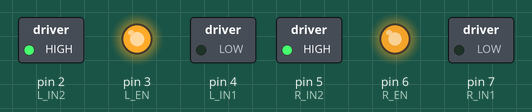
Bench run of a sketch on a simulated Arduino Uno, built with avr-gcc and run on an emulated ATmega328P. Shown: switched loads named in the sketch (green lamp = pin HIGH), output pins drawn as LEDs (lit = HIGH).

Above: at 0.05 s.
At 2.0 s:
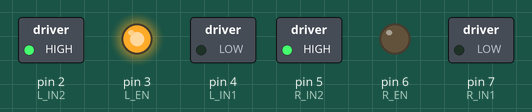
Timing chart, 0 to 3.0 s (numbered marks = the images above):
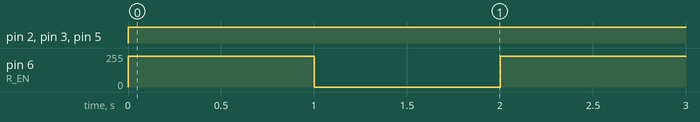

Measured:
- by itself, pin 2 (L_IN2), pin 3 (L_EN), pin 5 (R_IN2): LOW → HIGH at 0.00 s
- by itself, pin 6 (R_EN): alternates 229/255 for 1.0 s and 0/255 for 1.0 s

The sketch:

LCBB_motor_balance_diff_turn.ino
```cpp
#include <Arduino.h>

//Configure Keyes L298 Motor H-Bridge Board for the following wiring setup:
    //Line   Function       A.Pin
    //===============================
    //ENB    motor-b enable D3  PWM
    //IN4    motor-b +      D2  (invert 3/4 the change direction)
    //IN3    motor-b -      D4
    //IN2    motor-a -      D5  (invert 1/2 the change direction)
    //IN1    motor-a +      D7
    //ENA    motor-a enable D6  PWM

// Right motor control
int R_EN =  6;  // ENA
int R_IN1 = 7;  // IN1
int R_IN2 = 5;  // IN2

// Left motor control
int L_EN =  3;  // ENB
int L_IN1 = 4;  // IN3
int L_IN2 = 2;  // IN4

// Current speed
int L_SPEED = 0;
int R_SPEED = 0;

// Use this to compensate for an imbalance between the wheels
// 1) Set it to 0.0 to start
// 2) Send your bot in a straight line
// 3) If it drifts to the left, try a small negative value (e.g. -0.1) to slow down the right wheel
// 4) If it drifts to the right, try a small positive value (e.g. 0.1) to slow down the left wheel
// 5) Try the straight line test again and adjust values as needed
float BALANCE = -0.1;

void setup()
{
  Serial.begin(9600);
  pinMode(R_IN1,OUTPUT);  //Setup pins for motor-a
  pinMode(R_IN2,OUTPUT);  //Setup pins for motor-a
  pinMode(L_IN1,OUTPUT);  //Setup pins for motor-b
  pinMode(L_IN2,OUTPUT);  //Setup pins for motor-b
  pinMode(R_EN, OUTPUT);
  pinMode(L_EN, OUTPUT);
}

void speedLeft(byte speed)
{
  L_SPEED = speed;
  analogWrite(L_EN, speed);
}

void speedRight(byte speed)
{
  R_SPEED = speed;
  analogWrite(R_EN, speed);
}

void forwardRight()
{
  digitalWrite(R_IN1, 0);
  digitalWrite(R_IN2, 1);
}

void reverseRight()
{
  digitalWrite(R_IN1, 1);
  digitalWrite(R_IN2, 0);
}

void forwardLeft()
{
  digitalWrite(L_IN1, 0);
  digitalWrite(L_IN2, 1);
}

void reverseLeft()
{
  digitalWrite(L_IN1, 1);
  digitalWrite(L_IN2, 0);
}

// Given a speed and a differential percentage (0.0 - 1.0)
// calculate the speed for the other wheel
int getDifferentialSpeed(int s, float diffPct)
{
  int totDiff = 2 * s;
  int diff = totDiff * diffPct;
  int otherSpeed = s - diff;

  return otherSpeed;
}

// Turn right using the given turn rate
// Turn rate is between 0.0 and 1.0
// 1.0 is maximum differential - right wheel will run max reverse
// 0.5 will stop the right wheel during the turn
// < 0.5 the right wheel continues forward but proportionally slower than the left
void turnRight(float turnRate)
{
  int r_spd = getDifferentialSpeed(L_SPEED, turnRate);
  if(r_spd < 0)
  {
    reverseRight();
    speedRight(-r_spd);
  }
  else
  {
    speedRight(r_spd);
  }
}

// Turn right using the given turn rate
// Turn rate is between 0.0 and 1.0
// 1.0 is maximum differential - left wheel will run max reverse
// 0.5 will stop the left wheel during the turn
// < 0.5 the left wheel continues forward but proportionally slower than the right
void turnLeft(float turnRate)
{
  int l_spd = getDifferentialSpeed(R_SPEED, turnRate);
  if(l_spd < 0)
  {
    reverseLeft();
    speedLeft(-l_spd);
  }
  else
  {
    speedLeft(l_spd);
  }
}

// Set the speed for both motors with imbalance compensation
// See the BALANCE variable above for details
void setSpeed(int speed)
{
  int lspeed = (BALANCE <= 0) ? speed : speed * (1 - BALANCE);
  int rspeed = (BALANCE >= 0) ? speed : speed * (1 + BALANCE);
  speedRight(rspeed);
  speedLeft(lspeed);
}

void forward(int speed)
{
  forwardRight();
  forwardLeft();

  setSpeed(speed);
}

void reverse(int speed)
{
  reverseRight();
  reverseLeft();

  setSpeed(speed);
}

void loop()
{
  forward(255);
  delay(1000);
  turnRight(0.5);
  delay(1000);
}
```
